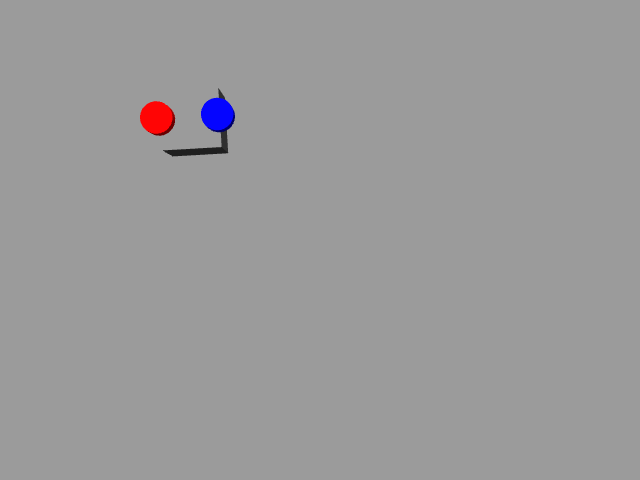
#> input picture catkin_ws/samples/frame_0003.png, 640 x 480 px
$ python -i detectors.py   (imports and definitions only)
#> lines starting #> are read from the running program, lines starting #| are printed output that depends on the picture; after the words box and inside, x2 and y2 are one past the last pixel; in counts of white or black regions, pixels touching at a corner belong together
from __future__ import annotations

from dataclasses import dataclass
from typing import Dict, List, Optional, Tuple

import cv2
import numpy as np

ColorRange = Tuple[Tuple[int, int, int], Tuple[int, int, int]]


@dataclass
class DetectionConfig:
    """Configuration container for marker detection."""

    red_ranges: List[ColorRange] = None
    blue_ranges: List[ColorRange] = None
    morph_kernel: int = 5
    min_area: int = 50
    max_area: int = 10000
    channel_margin: int = 15
    channel_min: int = 60
    circle_min_radius: int = 5
    circle_max_radius: int = 80
    circle_dp: float = 1.2
    circle_param1: int = 100
    circle_param2: int = 15
    circle_min_distance: int = 25
    enable_channel_fallback: bool = True
    enable_circle_fallback: bool = True

    def __post_init__(self):
        if self.red_ranges is None:
            self.red_ranges = [((0, 25, 25), (20, 255, 255)), ((170, 25, 25), (180, 255, 255))]
        if self.blue_ranges is None:
            self.blue_ranges = [((95, 25, 25), (140, 255, 255))]


class MarkerDetector:
    """Detects colored markers using configurable strategies."""

    def __init__(self, config: Optional[DetectionConfig] = None):
        self.config = config or DetectionConfig()

    def detect(self, image: np.ndarray) -> Dict[str, List[Dict]]:
        return {
            "red": self._detect_all(image, "red", self.config.red_ranges),
            "blue": self._detect_all(image, "blue", self.config.blue_ranges),
        }

    def _detect_all(
            self,
            image: np.ndarray,
            color: str,
            ranges: List[ColorRange],
    ) -> List[Dict]:
        detections: List[Dict] = []

        hsv_mask = self._mask_from_hsv(image, ranges)
        detections.extend(self._detections_from_mask(hsv_mask))

        if self.config.enable_channel_fallback:
            channel_mask = self._channel_dominance_mask(image, color)
            if channel_mask is not None:
                detections.extend(
                    self._detections_from_mask(self._apply_morphology(channel_mask))
                )

        if self.config.enable_circle_fallback:
            detections.extend(self._detections_from_circles(image, color))

        return detections

    def _detections_from_mask(self, mask: Optional[np.ndarray]) -> List[Dict]:
        if mask is None or np.count_nonzero(mask) == 0:
            return []

        contours, _ = cv2.findContours(mask, cv2.RETR_EXTERNAL, cv2.CHAIN_APPROX_SIMPLE)
        detections: List[Dict] = []

        for cnt in contours:
            area = cv2.contourArea(cnt)
            if area < self.config.min_area or area > self.config.max_area:
                continue

            m = cv2.moments(cnt)
            if m["m00"] == 0:
                continue

            x = int(m["m10"] / m["m00"])
            y = int(m["m01"] / m["m00"])

            (_, _), radius = cv2.minEnclosingCircle(cnt)

            detections.append(
                {
                    "x": x,
                    "y": y,
                    "area": area,
                    "radius": radius,
                }
            )

        return detections

    def _detections_from_circles(self, image: np.ndarray, color: str) -> List[Dict]:
        gray = cv2.cvtColor(image, cv2.COLOR_BGR2GRAY)
        gray = cv2.GaussianBlur(gray, (7, 7), 0)

        params = self.config
        circles = cv2.HoughCircles(
            gray,
            cv2.HOUGH_GRADIENT,
            dp=params.circle_dp,
            minDist=params.circle_min_distance,
            param1=params.circle_param1,
            param2=params.circle_param2,
            minRadius=params.circle_min_radius,
            maxRadius=params.circle_max_radius,
        )

        if circles is None:
            return []

        h, w = image.shape[:2]
        results: List[Dict] = []

        for x, y, r in np.round(circles[0]).astype(int):
            if x < 0 or y < 0 or x >= w or y >= h:
                continue

            mask = np.zeros((h, w), dtype=np.uint8)
            cv2.circle(mask, (x, y), r, 255, -1)

            b, g, r_val = cv2.mean(image, mask=mask)[:3]

            if color == "red":
                score = r_val - max(b, g)
            elif color == "blue":
                score = b - max(r_val, g)
            else:
                continue

            if score < self.config.channel_margin:
                continue

            results.append(
                {
                    "x": x,
                    "y": y,
                    "area": np.pi * r * r,
                    "radius": r,
                }
            )

        return results

    # [14 lines left out: function _detect_single, not called in this run]

    def _mask_from_hsv(self, image: np.ndarray, ranges: List[ColorRange]) -> np.ndarray:
        hsv = cv2.cvtColor(image, cv2.COLOR_BGR2HSV)
        mask: Optional[np.ndarray] = None
        for lower, upper in ranges:
            current = cv2.inRange(hsv, np.array(lower, dtype=np.uint8), np.array(upper, dtype=np.uint8))
            mask = current if mask is None else cv2.bitwise_or(mask, current)
        return self._apply_morphology(mask)

    def _apply_morphology(self, mask: np.ndarray) -> np.ndarray:
        kernel_size = max(1, int(self.config.morph_kernel))
        if kernel_size % 2 == 0:
            kernel_size += 1
        kernel = np.ones((kernel_size, kernel_size), np.uint8)
        mask = cv2.morphologyEx(mask, cv2.MORPH_OPEN, kernel)
        mask = cv2.morphologyEx(mask, cv2.MORPH_CLOSE, kernel)
        return mask

    # [18 lines left out: function _centroid_from_mask, not called in this run]

    def _channel_dominance_mask(self, image: np.ndarray, color: str) -> Optional[np.ndarray]:
        b = image[:, :, 0].astype(np.int16)
        g = image[:, :, 1].astype(np.int16)
        r = image[:, :, 2].astype(np.int16)
        margin = self.config.channel_margin
        channel_min = self.config.channel_min

        if color == "red":
            dominant = r - np.maximum(b, g)
            mask = np.where((dominant >= margin) & (r >= channel_min), 255, 0)
        elif color == "blue":
            dominant = b - np.maximum(r, g)
            mask = np.where((dominant >= margin) & (b >= channel_min), 255, 0)
        else:
            return None

        mask = np.asarray(mask, dtype=np.uint8)
        return mask if np.count_nonzero(mask) else None

    # [40 lines left out: function _detect_circles, not called in this run]

>>> import cv2
>>> picture = cv2.imread('../../../../samples/frame_0003.png')
#> picture is the input picture: shape (480, 640, 3); mean B, G, R 154.6, 153.9, 154.6
>>> result = MarkerDetector().detect(picture)
#> in _mask_from_hsv, `hsv = cv2.cvtColor(image, cv2.COLOR_BGR2HSV)`: hsv: shape (480, 640, 3); mean H, S, V 0.4, 1.5, 155.3
#> the loop in _mask_from_hsv, `for lower, upper in ranges:` made 2 passes
#> pass 1, in _mask_from_hsv, `current = cv2.inRange(hsv, np.array(lower, dtype=np.uint8), np.array(u..`:
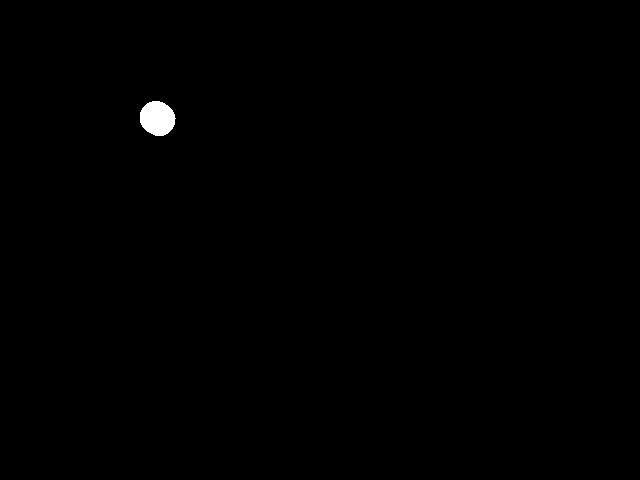
#> current: shape (480, 640); 0.31% white; 1 white region, box (x1, y1, x2, y2) and area: (140, 101, 176, 136) 967
#> in _apply_morphology, `mask = cv2.morphologyEx(mask, cv2.MORPH_OPEN, kernel)`: mask: shape (480, 640); 0.31% white; 1 white region
#> in _detections_from_mask, `contours, _ = cv2.findContours(mask, cv2.RETR_EXTERNAL, cv2.CHAIN_APPR..`: contours = 1 contour; box (x1, y1, x2, y2) and area: (140, 101, 175, 136) 917
#> the loop in _detections_from_mask, `for cnt in contours:` made 1 pass
#> (area, x, y, radius) on pass 1: (917, 157, 117, 18.03)
#> after the loop in _detections_from_mask, `for cnt in contours:`: detections = 1 item
#> in _channel_dominance_mask, `dominant = r - np.maximum(b, g)`:
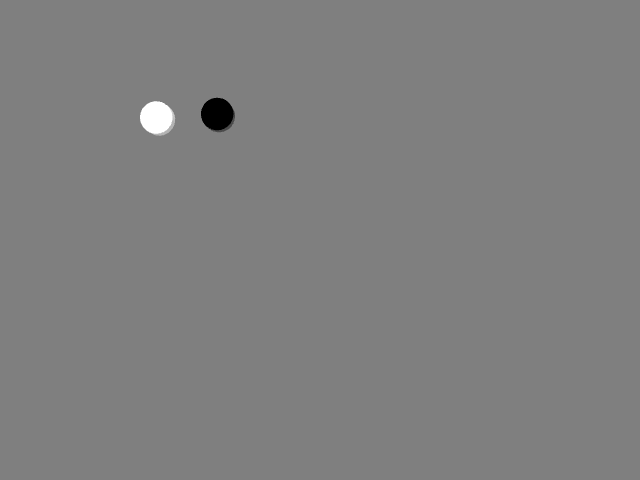
#> dominant: shape (480, 640) int16; min -250, max 250, mean 0; drawn with min black and max white
#> the loop in _detections_from_mask (call 2), `for cnt in contours:` made 1 pass
#> in _detections_from_circles, `circles = cv2.HoughCircles( gray, cv2.HOUGH_GRADIENT, dp=params.circle..`: circles = [[155.4, 117, 15.8], [216.6, 113.4, 15.92], [191.4, 84.6, 63.8], [189, 117, 40.4], [175.8, 142.2, 13.76], [209.4, 138.6, 8.96]]
#> the loop in _detections_from_circles, `for x, y, r in np.round(circles[0]).astype(int):` made 6 passes
#> (x, y, r, b, g, r_val, score) on passes 1 to 6: (155, 117, 16, 7.34, 7.34, 253.2, 245.9), (217, 113, 16, 253.6, 6.12, 6.12, -247.4), (191, 85, 64, 149.4, 132.6, 149.6, 0.25), (189, 117, 40, 140.8, 102.7, 134.5, -6.34), (176, 142, 14, 130.1, 130.1, 131.2, 1.16), (209, 139, 9, 153.3, 153.1, 153.1, -0.202)
#> after the loop in _detections_from_circles, `for x, y, r in np.round(circles[0]).astype(int):`:
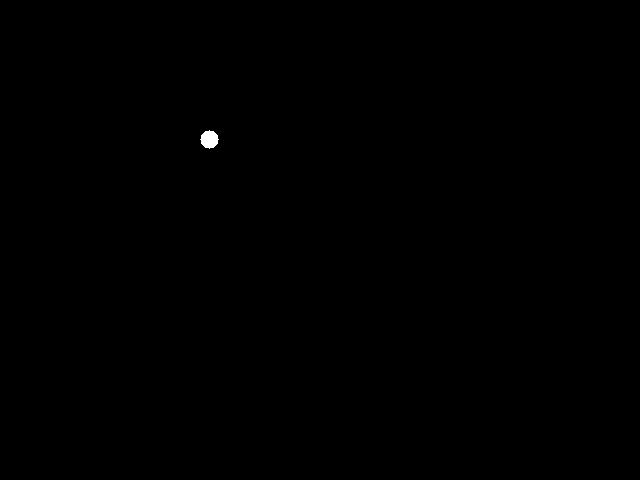
#> mask: shape (480, 640); 0.08% white; 1 white region, box (x1, y1, x2, y2) and area: (200, 130, 219, 149) 253
#> after the loop in _detections_from_circles, `for x, y, r in np.round(circles[0]).astype(int):`: results = 1 item
#> the loop in _mask_from_hsv (call 2), `for lower, upper in ranges:` made 1 pass
#> (lower, upper) on pass 1: ((95, 25, 25), (140, 255, 255))
#> pass 1, in _mask_from_hsv (call 2), `current = cv2.inRange(hsv, np.array(lower, dtype=np.uint8), np.array(u..`:
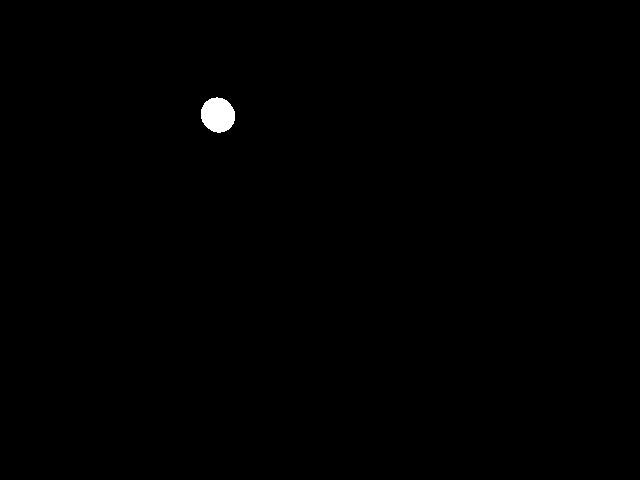
#> current: shape (480, 640); 0.31% white; 1 white region, box (x1, y1, x2, y2) and area: (201, 97, 235, 133) 943
#> in _apply_morphology (call 3), `mask = cv2.morphologyEx(mask, cv2.MORPH_OPEN, kernel)`: mask: shape (480, 640); 0.31% white; 1 white region
#> in _detections_from_mask (call 3), `contours, _ = cv2.findContours(mask, cv2.RETR_EXTERNAL, cv2.CHAIN_APPR..`: contours = 1 contour; box (x1, y1, x2, y2) and area: (201, 98, 235, 132) 888
#> the loop in _detections_from_circles (call 2), `for x, y, r in np.round(circles[0]).astype(int):` made 6 passes
#> (x, y, r, b, g, r_val, score) on passes 1 to 6: (155, 117, 16, 7.34, 7.34, 253.2, -245.9), (217, 113, 16, 253.6, 6.12, 6.12, 247.4), (191, 85, 64, 149.4, 132.6, 149.6, -0.25), (189, 117, 40, 140.8, 102.7, 134.5, 6.34), (176, 142, 14, 130.1, 130.1, 131.2, -1.16), (209, 139, 9, 153.3, 153.1, 153.1, 0.202)
#> result = 2 items
